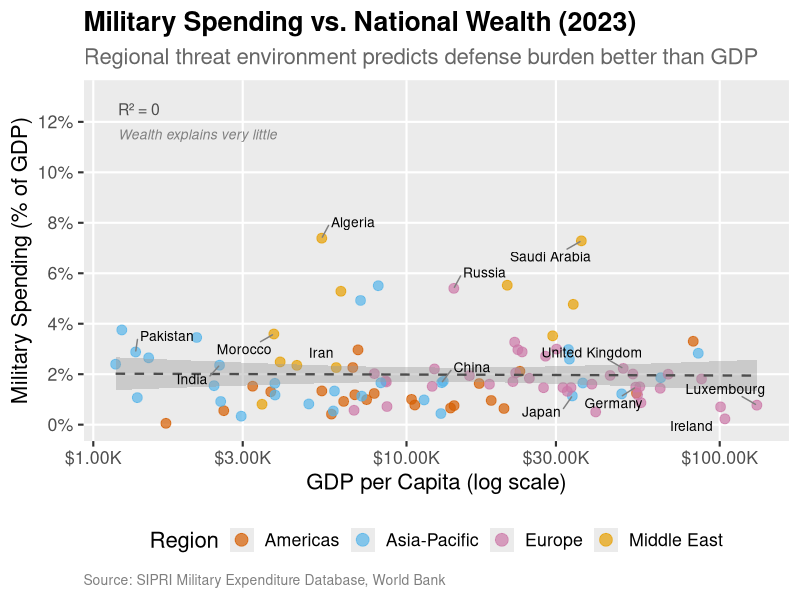
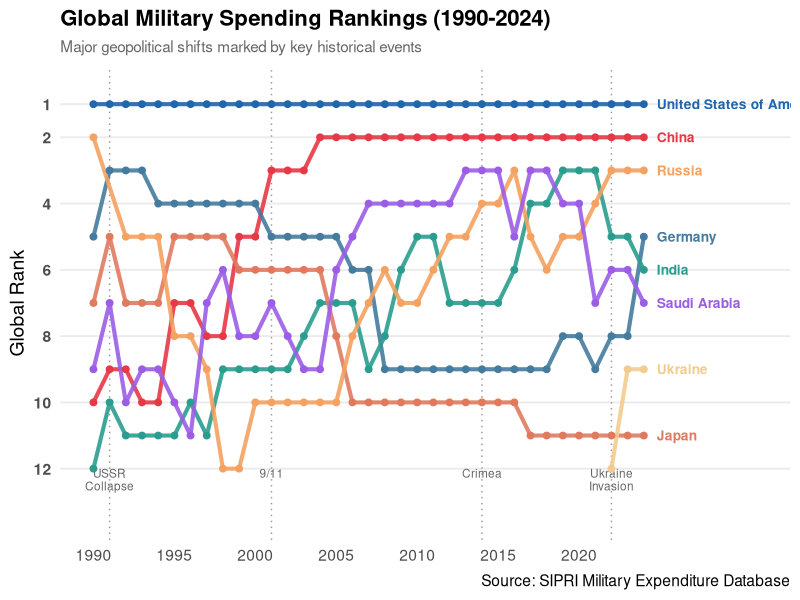
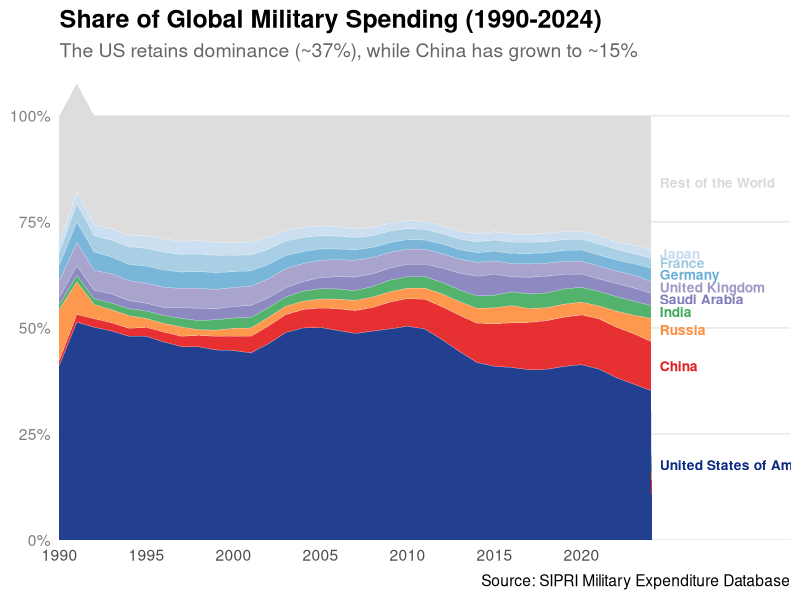
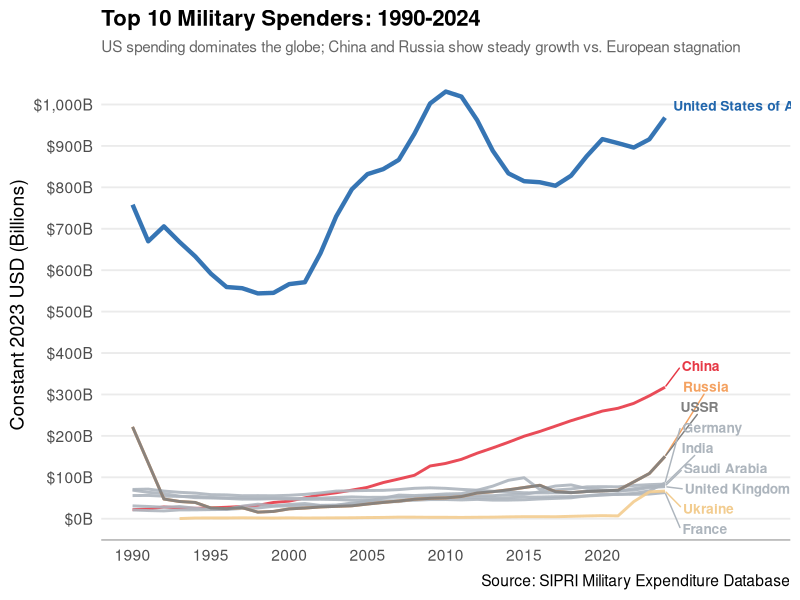
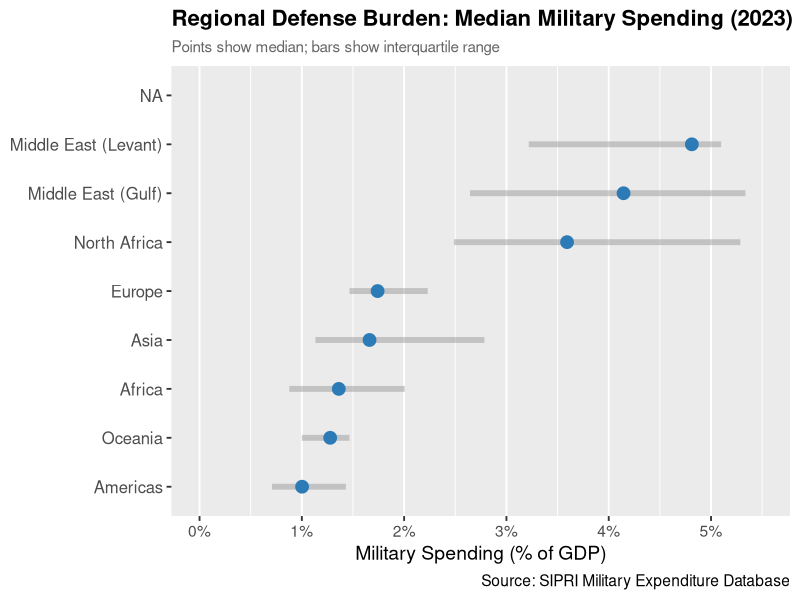
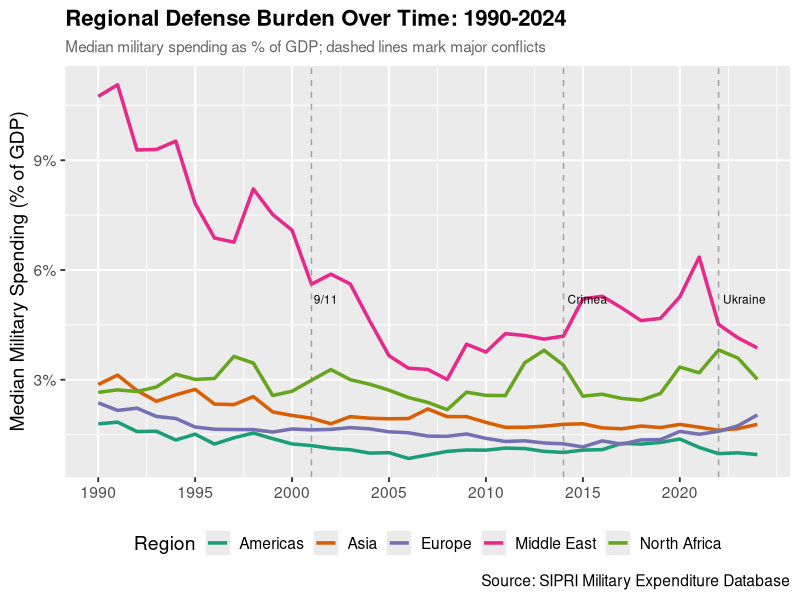
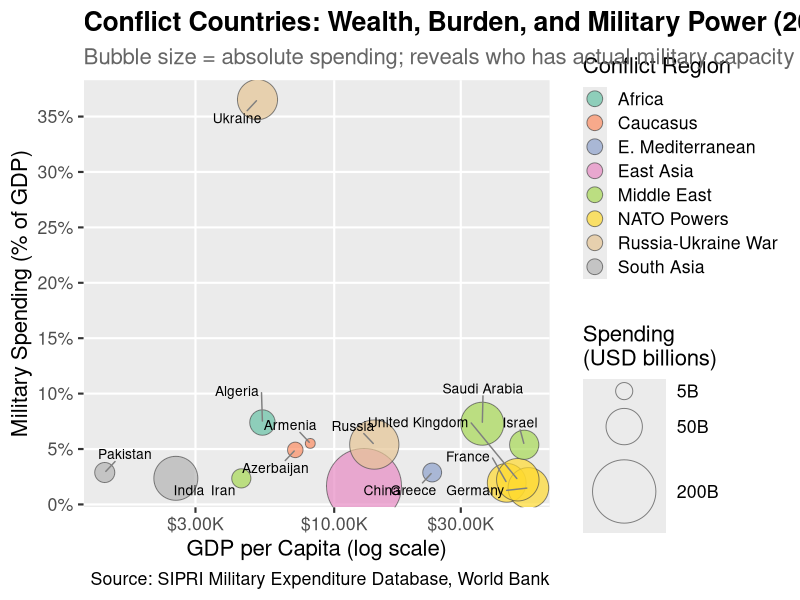
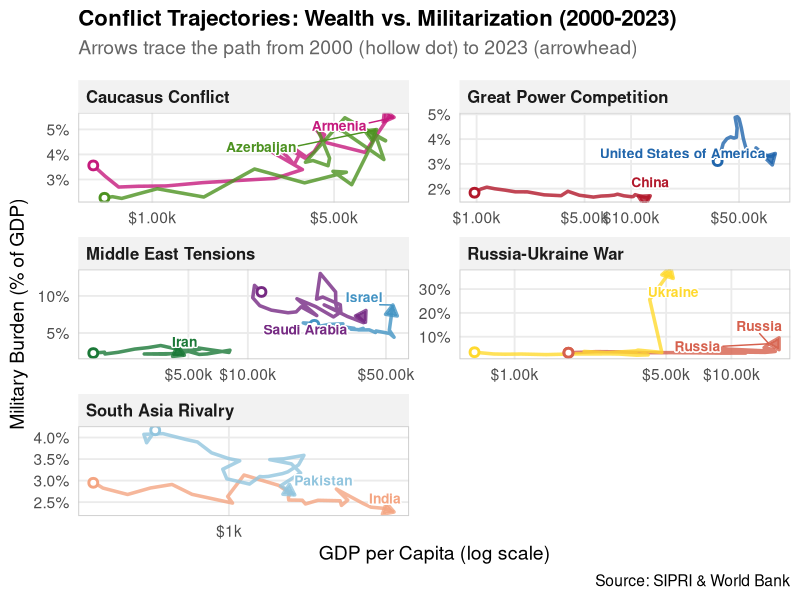

These figures' R source, in order:
## ---- chunk 1
knitr::opts_chunk$set(
  echo = TRUE,
  message = FALSE,
  warning = FALSE,
  fig.width = 10,
  fig.height = 7,
  fig.align = "center"
)
## ---- chunk 2
library(tidyverse)
library(scales)
library(ggrepel)

# Set global theme for audience-ready graphs
theme_set(theme_grey(base_size = 14))
## ---- chunk 3
# Load datasets
rq1_data <- read_csv("data/clean/rq1_wealth_spending.csv")
rq2_data <- read_csv("data/clean/rq2_arms_races.csv")
## ---- chunk 4
# =============================================================================
# RQ1: Military Spending vs. National Wealth
# Log-scale scatterplot with regional coloring and labeled outliers
# =============================================================================

library(tidyverse)
library(scales)
library(ggrepel)

# Load data
rq1_data <- read_csv("data/clean/rq1_wealth_spending.csv")

# -----------------------------------------------------------------------------
# Data Preparation
# -----------------------------------------------------------------------------

rq1_scatter <- rq1_data |>
  filter(year == 2023) |>
  distinct(country, .keep_all = TRUE) |>
  filter(!is.na(gdp_per_capita_usd) & !is.na(spending_pct_gdp)) |>
  mutate(spending_pct = spending_pct_gdp * 100) |>
  mutate(
    region_label = case_when(
      region_custom == "Middle East (Gulf)" ~ "Middle East",
      region_custom == "North Africa" ~ "Middle East",
      region_custom == "Sub-Saharan Africa" ~ "Sub-Saharan Africa",
      region_custom == "Asia" ~ "Asia-Pacific",
      region_custom == "Oceania" ~ "Asia-Pacific",
      region_custom == "Europe" ~ "Europe",
      region_custom == "Americas" ~ "Americas",
      TRUE ~ NA_character_
    )
  ) |>
  filter(!is.na(region_label))

# -----------------------------------------------------------------------------
# Countries to Label
# -----------------------------------------------------------------------------

label_countries <- c(
  "United States", "China", "Russia", "India",
  "Israel", "Saudi Arabia", "Ukraine", "Algeria", "Morocco",
  "Iceland", "Luxembourg", "Ireland", "Japan", "Germany",
  "Pakistan", "Iran", "United Kingdom", "South Korea"
)

rq1_scatter <- rq1_scatter |>
  mutate(label = if_else(country %in% label_countries, country, NA_character_))

# -----------------------------------------------------------------------------
# Calculate R-squared
# -----------------------------------------------------------------------------

cor_value <- cor(
  log10(rq1_scatter$gdp_per_capita_usd),
  rq1_scatter$spending_pct,
  use = "complete.obs"
)
r_squared <- round(cor_value^2, 3)

# -----------------------------------------------------------------------------
# Create Plot
# -----------------------------------------------------------------------------

ggplot(rq1_scatter, aes(x = gdp_per_capita_usd, y = spending_pct)) +
  geom_point(aes(color = region_label), alpha = 0.7, size = 3) +
  geom_smooth(
    method = "lm",
    se = TRUE,
    color = "grey30",
    linetype = "dashed",
    linewidth = 0.8
  ) +
  geom_text_repel(
    aes(label = label),
    size = 3.5,
    max.overlaps = 25,
    box.padding = 0.5,
    segment.color = "grey50",
    seed = 42
  ) +
  scale_x_log10(
    labels = label_dollar(prefix = "$", suffix = "K", scale = 0.001),
    breaks = c(1000, 3000, 10000, 30000, 100000)
  ) +
  scale_y_continuous(
    labels = label_number(suffix = "%"),
    breaks = seq(0, 12, by = 2),
    limits = c(0, 13)
  ) +
  scale_color_manual(
    values = c(
      "Middle East" = "#E69F00",
      "Europe" = "#CC79A7",
      "Asia-Pacific" = "#56B4E9",
      "Americas" = "#D55E00",
      "Sub-Saharan Africa" = "#009E73"
    ),
    name = "Region"
  ) +
  annotate(
    "text",
    x = 1200, y = 12.5,
    label = paste0("R² = ", r_squared),
    hjust = 0, size = 4, color = "grey30"
  ) +
  annotate(
    "text",
    x = 1200, y = 11.5,
    label = "Wealth explains very little",
    hjust = 0, size = 3.5, fontface = "italic", color = "grey50"
  ) +
  labs(
    title = "Military Spending vs. National Wealth (2023)",
    subtitle = "Regional threat environment predicts defense burden better than GDP",
    x = "GDP per Capita (log scale)",
    y = "Military Spending (% of GDP)",
    caption = "Source: SIPRI Military Expenditure Database, World Bank"
  ) +
  theme_grey(16) +
  theme(
    plot.title = element_text(face = "bold"),
    plot.subtitle = element_text(color = "grey40"),
    plot.caption = element_text(size = 10, color = "grey50", hjust = 0),
    legend.position = "bottom",
    panel.grid.minor = element_blank()
  ) +
  guides(color = guide_legend(nrow = 1, override.aes = list(size = 4)))
## ---- chunk 5
# =============================================================================
# Bump Chart with Event Annotations (Including USA)
# =============================================================================

library(tidyverse)

# Assuming data is already loaded as per your previous code
# rq1_data <- read_csv("data/clean/rq1_wealth_spending.csv")

# -----------------------------------------------------------------------------
# Prepare data
# -----------------------------------------------------------------------------

highlight_countries <- c(
  "United States of America", "China", "Russia", "India", "Ukraine",
  "Saudi Arabia", "Germany", "Japan"
)

rank_data <- rq1_data |>
  filter(year >= 1990, !is.na(spending_constant_usd_sipri)) |>
  distinct(country, year, .keep_all = TRUE) |>
  group_by(year) |>
  mutate(rank = min_rank(-spending_constant_usd_sipri)) |>
  ungroup() |>
  filter(country %in% highlight_countries)

# End labels for the right side of the chart
end_labels <- rank_data |>
  filter(year == max(year))

# Key events (Positions adjusted slightly for visibility)
events <- tribble(
  ~year, ~label, ~y_pos,
  1991, "USSR\nCollapse", 12,
  2001, "9/11", 12,
  2014, "Crimea", 12,
  2022, "Ukraine\nInvasion", 12
)

# -----------------------------------------------------------------------------
# Create annotated bump chart
# -----------------------------------------------------------------------------

ggplot(rank_data, aes(x = year, y = rank, color = country, group = country)) +
  # --- Event Markers (Vertical Lines) ---
  geom_vline(
    xintercept = c(1991, 2001, 2014, 2022),
    linetype = "dotted",
    color = "grey60",
    linewidth = 0.5
  ) +
  # --- Event Labels ---
  geom_text(
    data = events,
    aes(x = year, y = y_pos, label = label),
    inherit.aes = FALSE,
    size = 3,           # Slightly larger for readability
    color = "grey40",
    vjust = 1,
    lineheight = 0.9    # Tighter line spacing for multi-line labels
  ) +
  # --- Main Bump Lines and Points ---
  geom_line(linewidth = 1.4, alpha = 0.9) +
  geom_point(size = 2) +
  # --- Direct Labels (Right side) ---
  geom_text(
    data = end_labels,
    aes(x = year + 0.8, label = country),
    hjust = 0,
    size = 3.5,
    fontface = "bold"
  ) +
  # --- Scales ---
  scale_y_reverse(
    # FIX: Added '1' to breaks and changed limit to 0.5 to show Rank #1
    breaks = c(1, 2, 4, 6, 8, 10, 12), 
    limits = c(13.5, 0.5) 
  ) +
  scale_x_continuous(
    breaks = seq(1990, 2024, by = 5),
    limits = c(1990, 2031) # Extra space for text labels
  ) +
  scale_color_manual(
    values = c(
      "United States of America"= "#2166AC",
      "China" = "#E63946",
      "Russia" = "#F4A261",
      "India" = "#2A9D8F",
      "Saudi Arabia" = "#9B5DE5",
      "Germany" = "#457B9D",
      "Japan" = "#E07A5F",
      "Ukraine" = "#F2CC8F"
    )
  ) +
  # --- Labels and Theme ---
  labs(
    title = "Global Military Spending Rankings (1990-2024)",
    subtitle = "Major geopolitical shifts marked by key historical events",
    x = NULL,
    y = "Global Rank",
    caption = "Source: SIPRI Military Expenditure Database"
  ) +
  theme_minimal(base_size = 14) +
  theme(
    plot.title = element_text(face = "bold", size = 16),
    plot.subtitle = element_text(color = "grey40", size = 11),
    legend.position = "none",
    panel.grid.minor = element_blank(),
    panel.grid.major.x = element_blank(),
    axis.text.y = element_text(face = "bold")
  )
## ---- chunk 6
library(tidyverse)
library(scales)
library(ggrepel) 

# 1. Define countries and custom colors
top_countries <- c(
  "United States of America", "China", "Russia", "India", "Saudi Arabia",
  "United Kingdom", "Germany", "France", "Japan"
)

# Custom Palette: Semantic colors for big players, muted for others
custom_colors <- c(
  "United States of America" = "#0c2c84", # Strong Navy
  "China"                    = "#e31a1c", # Red
  "Russia"                   = "#fd8d3c", # Orange
  "India"                    = "#41ab5d", # Green
  "Saudi Arabia"             = "#807dba", # Purple
  "United Kingdom"           = "#9e9ac8", # Muted Purple/Blue
  "Germany"                  = "#6baed6", # Muted Blue
  "France"                   = "#9ecae1", # Light Blue
  "Japan"                    = "#c6dbef", # Very Light Blue
  "Rest of the World"        = "#d9d9d9"  # Grey background
)

# 2. Data Preparation: Calculate 'Rest of World' to get 100% stack
rq1_share_full <- rq1_data |>
  filter(year >= 1990, !is.na(spending_constant_usd_sipri)) |>
  group_by(year) |>
  mutate(world_total = sum(spending_constant_usd_sipri, na.rm = TRUE)) |>
  ungroup() |>
  # Group countries not in the top list into "Rest of the World"
  mutate(
    country_group = if_else(country %in% top_countries, country, "Rest of the World")
  ) |>
  group_by(year, country_group) |>
  summarise(
    spending = sum(spending_constant_usd_sipri, na.rm = TRUE),
    world_total = first(world_total),
    .groups = "drop"
  ) |>
  mutate(share = spending / world_total)

# 3. Fix Factor Levels for Stacking Order
# (Rest of World on top, USA on bottom for stability)
level_order <- c("Rest of the World", rev(top_countries))
rq1_share_full$country_group <- factor(rq1_share_full$country_group, levels = level_order)

# 4. Create Label Data (for the right side of the chart)
# We calculate the position at the last year (2024)
label_data <- rq1_share_full |>
  filter(year == max(year)) |>
  arrange(desc(country_group)) |>
  mutate(
    # Calculate the midpoint of each area for label placement
    cumulative_share = cumsum(share),
    midpoint = cumulative_share - (share / 2)
  )

# 5. Plot
ggplot(rq1_share_full, aes(x = year, y = share, fill = country_group)) +
  geom_area(alpha = 0.9, color = "white", linewidth = 0.1) + # Thin white lines separate blocks
  
  # Direct Labels on the right side
  geom_text(
    data = label_data,
    aes(x = year + 0.5, y = midpoint, label = country_group, color = country_group),
    hjust = 0, size = 3.5, fontface = "bold"
  ) +
  
  scale_y_continuous(labels = percent_format(), expand = c(0, 0)) +
  scale_x_continuous(
    breaks = seq(1990, 2024, by = 5), 
    expand = c(0, 0),
    limits = c(1990, 2032) # Extra space for labels
  ) +
  scale_fill_manual(values = custom_colors) +
  scale_color_manual(values = custom_colors) + # For the text labels
  
  labs(
    title = "Share of Global Military Spending (1990-2024)",
    subtitle = "The US retains dominance (~37%), while China has grown to ~15%",
    x = NULL,
    y = NULL,
    caption = "Source: SIPRI Military Expenditure Database"
  ) +
  theme_minimal(base_size = 14) +
  theme(
    legend.position = "none", # Hide legend (using direct labels instead)
    plot.title = element_text(face = "bold", size = 18),
    plot.subtitle = element_text(color = "grey40", margin = margin(b = 15)),
    panel.grid.minor = element_blank(),
    panel.grid.major.x = element_blank(),
    axis.text.y = element_text(color = "grey50")
  )
## ---- chunk 7
library(tidyverse)
library(scales)
library(ggrepel) 

# 1. Identify Top 10 Spenders (Same logic as yours, just safer sorting)
top_spenders <- rq1_data |>
  filter(year >= 2000) |>
  group_by(country) |>
  summarise(latest_spending = last(na.omit(spending_constant_usd_sipri))) |>
  arrange(desc(latest_spending)) |>
  slice_head(n = 10) |>
  pull(country)

# 2. Filter data for plotting
rq1_timeseries_data <- rq1_data |>
  filter(country %in% top_spenders, year >= 1990) |>
  filter(!is.na(spending_constant_usd_sipri)) |>
  mutate(spending_billions = spending_constant_usd_sipri / 1000)

# 3. Define Focus Colors (Highlight Key Players, Grey out others)
# We highlight US (Dominant), China (Rising), Russia & Ukraine (Conflict)
custom_colors <- c(
  "United States of America" = "#2166AC", # Strong Blue
  "China"                    = "#E63946", # Red
  "Russia"                   = "#F4A261", # Orange
  "Ukraine"                  = "#F2CC8F", # Gold/Yellow
  "India"                    = "#ADB5BD", # Grey
  "Saudi Arabia"             = "#ADB5BD",
  "United Kingdom"           = "#ADB5BD",
  "Germany"                  = "#ADB5BD",
  "France"                   = "#ADB5BD",
  "Japan"                    = "#ADB5BD"
)

# Fallback for any country not named above
default_color <- "grey80"

# 4. Create Label Data (End of lines)
end_labels <- rq1_timeseries_data |>
  filter(year == max(year)) |>
  arrange(desc(spending_billions))

# 5. Plot
ggplot(rq1_timeseries_data, aes(x = year, y = spending_billions, color = country)) +
  
  # Main Lines
  geom_line(aes(size = country == "United States of America"), alpha = 0.9) +
  
  # Control line thickness (Make US thicker)
  scale_size_manual(values = c(`FALSE` = 1, `TRUE` = 1.5), guide = "none") +
  
  # Direct Labels (Replaces Legend)
  geom_text_repel(
    data = end_labels,
    aes(label = country, x = year),
    hjust = 0,
    direction = "y",
    nudge_x = 1, # Push labels slightly right
    size = 3.5,
    fontface = "bold",
    xlim = c(2024, 2035) # Allow labels to extend into the margin
  ) +
  
  scale_y_continuous(
    labels = label_dollar(suffix = "B"),
    breaks = seq(0, 1000, by = 100)
  ) +
  scale_x_continuous(
    breaks = seq(1990, 2024, by = 5),
    limits = c(1990, 2030) # Add empty space on right for labels
  ) +
  scale_color_manual(values = custom_colors) +
  
  labs(
    title = "Top 10 Military Spenders: 1990-2024",
    subtitle = "US spending dominates the globe; China and Russia show steady growth vs. European stagnation",
    x = NULL,
    y = "Constant 2023 USD (Billions)",
    caption = "Source: SIPRI Military Expenditure Database"
  ) +
  theme_minimal(base_size = 14) +
  theme(
    legend.position = "none", # No legend needed!
    plot.title = element_text(face = "bold", size = 16),
    plot.subtitle = element_text(color = "grey40", size = 11, margin = margin(b = 10)),
    panel.grid.minor = element_blank(),
    panel.grid.major.x = element_blank(),
    axis.line.x = element_line(color = "grey")
  )
## ---- chunk 8
rq1_regional <- rq1_data |>
  filter(year == 2023) |>
  filter(!is.na(spending_pct_gdp)) |>
  mutate(spending_pct = spending_pct_gdp * 100) |>
  group_by(region_custom) |>
  summarise(
    median_spending = median(spending_pct, na.rm = TRUE),
    n_countries = n(),
    iqr_low = quantile(spending_pct, 0.25, na.rm = TRUE),
    iqr_high = quantile(spending_pct, 0.75, na.rm = TRUE)
  ) |>
  filter(n_countries >= 3) |>
  arrange(median_spending) |>
  mutate(region_custom = factor(region_custom, levels = region_custom))

ggplot(rq1_regional, aes(x = median_spending, y = region_custom)) +
  geom_segment(aes(x = iqr_low, xend = iqr_high, 
                   y = region_custom, yend = region_custom),
               color = "grey60", linewidth = 2, alpha = 0.5) +
  geom_point(size = 4, color = "#2C7BB6") +
  scale_x_continuous(labels = label_percent(scale = 1, suffix = "%"),
                     breaks = seq(0, 5, by = 1), limits = c(0, 5.5)) +
  labs(
    title = "Regional Defense Burden: Median Military Spending (2023)",
    subtitle = "Points show median; bars show interquartile range",
    x = "Military Spending (% of GDP)",
    y = NULL,
    caption = "Source: SIPRI Military Expenditure Database"
  ) +
  theme(plot.title = element_text(face = "bold", size = 16),
        plot.subtitle = element_text(size = 11, color = "grey40"),
        axis.text.y = element_text(size = 12),
        panel.grid.major.y = element_blank())
## ---- chunk 9
key_regions <- c("Europe", "Asia", "Americas", "Middle East (Gulf)", "North Africa")

rq1_regional_ts <- rq1_data |>
  filter(region_custom %in% key_regions, year >= 1990) |>
  filter(!is.na(spending_pct_gdp)) |>
  mutate(spending_pct = spending_pct_gdp * 100) |>
  group_by(region_custom, year) |>
  summarise(median_spending = median(spending_pct, na.rm = TRUE), .groups = "drop") |>
  mutate(region_label = case_when(
    region_custom == "Middle East (Gulf)" ~ "Middle East",
    TRUE ~ region_custom
  ))

ggplot(rq1_regional_ts, aes(x = year, y = median_spending, color = region_label)) +
  geom_line(linewidth = 1.2) +
  geom_vline(xintercept = c(2001, 2014, 2022), 
             linetype = "dashed", color = "grey50", alpha = 0.7) +
  annotate("text", x = 2001, y = 5.2, label = "9/11", size = 3, hjust = -0.1) +
  annotate("text", x = 2014, y = 5.2, label = "Crimea", size = 3, hjust = -0.1) +
  annotate("text", x = 2022, y = 5.2, label = "Ukraine", size = 3, hjust = -0.1) +
  scale_y_continuous(labels = label_percent(scale = 1, suffix = "%")) +
  scale_x_continuous(breaks = seq(1990, 2024, by = 5)) +
  scale_color_brewer(palette = "Dark2", name = "Region") +
  labs(
    title = "Regional Defense Burden Over Time: 1990-2024",
    subtitle = "Median military spending as % of GDP; dashed lines mark major conflicts",
    x = NULL,
    y = "Median Military Spending (% of GDP)",
    caption = "Source: SIPRI Military Expenditure Database"
  ) +
  theme(legend.position = "bottom",
        plot.title = element_text(face = "bold", size = 16),
        plot.subtitle = element_text(size = 11, color = "grey40")) +
  guides(color = guide_legend(nrow = 1))
## ---- chunk 10


library(tidyverse)
library(scales)
library(ggrepel)

# Load data
rq1_data <- read_csv("data/clean/rq1_wealth_spending.csv")

# -----------------------------------------------------------------------------
# Define Conflict Countries
# -----------------------------------------------------------------------------

conflict_countries <- c(

  # Eastern Europe

  "Russia", "Ukraine",
  

  # Caucasus

  "Armenia", "Azerbaijan",
  
  # Middle East

  "Israel", "Iran", "Saudi Arabia", "Yemen", "Syria",
  
  # South Asia
  "India", "Pakistan",
  
  # East Asia tensions


  "China", "Taiwan", "South Korea",
  
  # Eastern Mediterranean
  "Greece", "Turkey",
  
  # Africa
  "Ethiopia", "Sudan", "Algeria",
  
  # Major NATO powers for reference
  "United States", "United Kingdom", "Germany", "France"
)

# =============================================================================
# OPTION 5: Bubble Chart
# X = GDP per capita, Y = Spending % GDP, Size = Absolute spending
# =============================================================================

bubble_data <- rq1_data |>
  filter(year == 2023) |>
  distinct(country, .keep_all = TRUE) |>
  filter(country %in% conflict_countries) |>
  filter(!is.na(gdp_per_capita_usd) & !is.na(spending_pct_gdp) & 
           !is.na(spending_constant_usd_sipri)) |>
  mutate(
    spending_pct = spending_pct_gdp * 100,
    spending_billions = spending_constant_usd_sipri / 1000
  ) |>
  mutate(
    conflict_group = case_when(
      country %in% c("Russia", "Ukraine") ~ "Russia-Ukraine War",
      country %in% c("Armenia", "Azerbaijan") ~ "Caucasus",
      country %in% c("Israel", "Iran", "Saudi Arabia", 
                     "Yemen", "Syria") ~ "Middle East",
      country %in% c("India", "Pakistan") ~ "South Asia",
      country %in% c("China", "Taiwan", "South Korea") ~ "East Asia",
      country %in% c("Greece", "Turkey") ~ "E. Mediterranean",
      country %in% c("Ethiopia", "Sudan", "Algeria") ~ "Africa",
      TRUE ~ "NATO Powers"
    )
  )

ggplot(bubble_data, aes(x = gdp_per_capita_usd, y = spending_pct)) +
  geom_point(
    aes(size = spending_billions, fill = conflict_group),
    shape = 21,
    color = "grey30",
    alpha = 0.7
  ) +
  geom_text_repel(
    aes(label = country),
    size = 3.5,
    max.overlaps = 30,
    box.padding = 0.6,
    segment.color = "grey50",
    seed = 42
  ) +
  scale_x_log10(
    labels = label_dollar(prefix = "$", suffix = "K", scale = 0.001),
    breaks = c(1000, 3000, 10000, 30000, 100000)
  ) +
  scale_y_continuous(
    labels = label_number(suffix = "%"),
    breaks = seq(0, 40, by = 5)
  ) +
  scale_size_continuous(
    name = "Spending\n(USD billions)",
    range = c(3, 25),
    breaks = c(5, 50, 200, 800),
    labels = label_number(suffix = "B")
  ) +
  scale_fill_brewer(palette = "Set2", name = "Conflict Region") +
  labs(
    title = "Conflict Countries: Wealth, Burden, and Military Power (2023)",
    subtitle = "Bubble size = absolute spending; reveals who has actual military capacity",
    x = "GDP per Capita (log scale)",
    y = "Military Spending (% of GDP)",
    caption = "Source: SIPRI Military Expenditure Database, World Bank"
  ) +
  theme_grey(16) +
  theme(
    plot.title = element_text(face = "bold"),
    plot.subtitle = element_text(color = "grey40"),
    legend.position = "right",
    panel.grid.minor = element_blank()
  ) +
  guides(
    fill = guide_legend(order = 1, override.aes = list(size = 5)),
    size = guide_legend(order = 2)
  )


## ---- chunk 11
library(tidyverse)
library(scales)
library(ggrepel)

# 1. Define Groups & Filter Data (Fixed Logic)
# We assign groups FIRST, then filter out NA rows. This prevents missing countries.
trajectory_data_v2 <- rq1_data |>
  filter(year >= 2000) |>
  mutate(
    conflict_group = case_when(
      country %in% c("Russia", "Ukraine") ~ "Russia-Ukraine War",
      country %in% c("Armenia", "Azerbaijan") ~ "Caucasus Conflict",
      country %in% c("Israel", "Iran", "Saudi Arabia") ~ "Middle East Tensions",
      country %in% c("India", "Pakistan") ~ "South Asia Rivalry",
      country %in% c("China", "United States of America") ~ "Great Power Competition",
      TRUE ~ NA_character_ # Mark everyone else as NA
    )
  ) |>
  filter(!is.na(conflict_group)) |> # Keep only the countries in our groups
  filter(!is.na(gdp_per_capita_usd) & !is.na(spending_pct_gdp)) |>
  mutate(spending_pct = spending_pct_gdp * 100)

# 2. Get Start and End Points for Visualization
start_points <- trajectory_data_v2 |>
  group_by(country) |>
  filter(year == min(year)) |>
  ungroup()

endpoints_v2 <- trajectory_data_v2 |>
  group_by(country) |>
  filter(year == max(year)) |>
  ungroup()

# 3. Define Semantic Colors (Adversaries in contrasting colors)
custom_colors <- c(
  "United States of America" = "#2166AC", # Blue
  "China"                    = "#B2182B", # Red
  "Russia"                   = "#D6604D", # Light Red
  "Ukraine"                  = "#FFD92F", # Yellow/Gold
  "Israel"                   = "#4393C3", # Light Blue
  "Iran"                     = "#1B7837", # Green
  "Saudi Arabia"             = "#762A83", # Purple
  "India"                    = "#F4A582", # Orange
  "Pakistan"                 = "#92C5DE", # Muted Blue
  "Armenia"                  = "#C51B7D", # Pink
  "Azerbaijan"               = "#4D9221"  # Dark Green
)

# 4. Create the Plot
ggplot(trajectory_data_v2, aes(x = gdp_per_capita_usd, y = spending_pct, color = country)) +
  
  # A. The Paths (Arrows)
  geom_path(
    aes(group = country),
    linewidth = 1.2,
    alpha = 0.8,
    arrow = arrow(length = unit(0.3, "cm"), type = "closed", ends = "last")
  ) +
  
  # B. Start Points (Hollow circles to show where they started in 2000)
  geom_point(data = start_points, size = 2, shape = 21, fill = "white", stroke = 1.5) +
  
  # C. End Labels (Text)
  geom_text_repel(
    data = endpoints_v2,
    aes(label = country),
    size = 3.5,
    fontface = "bold",
    bg.color = "white", # Adds a tiny white halo for readability
    bg.r = 0.15,
    box.padding = 0.4
  ) +
  
  # D. Scales & Facets
  facet_wrap(~conflict_group, scales = "free", ncol = 2) +
  
  scale_x_log10(
    labels = label_dollar(prefix = "$", suffix = "k", scale = 0.001),
    breaks = c(1000, 5000, 10000, 50000)
  ) +
  scale_y_continuous(labels = label_percent(scale = 1)) +
  scale_color_manual(values = custom_colors) +
  
  # E. Theme & Labels
  labs(
    title = "Conflict Trajectories: Wealth vs. Militarization (2000-2023)",
    subtitle = "Arrows trace the path from 2000 (hollow dot) to 2023 (arrowhead)",
    x = "GDP per Capita (log scale)",
    y = "Military Burden (% of GDP)",
    caption = "Source: SIPRI & World Bank"
  ) +
  theme_minimal(base_size = 14) +
  theme(
    legend.position = "none",
    plot.title = element_text(face = "bold", size = 16),
    plot.subtitle = element_text(color = "grey40", margin = margin(b = 15)),
    strip.text = element_text(face = "bold", size = 12, hjust = 0),
    strip.background = element_rect(fill = "grey95", color = NA), # Light grey header box
    panel.border = element_rect(color = "grey80", fill = NA), # Box around plots
    panel.grid.minor = element_blank()
  )
## ---- chunk 12
caucasus_data <- rq1_data |>
  filter(country %in% c("Armenia", "Azerbaijan")) |>
  filter(year >= 1995) |>
  distinct(country, year, .keep_all = TRUE) |>
  filter(!is.na(spending_pct_gdp)) |>
  mutate(spending_pct = spending_pct_gdp * 100)

# Key conflict events
conflict_events <- tribble(
  ~year, ~event,
  2008, "August War",
  2016, "April War",
  2020, "44-Day War"
)

ggplot(caucasus_data, aes(x = year, y = spending_pct, color = country)) +
  geom_line(linewidth = 1.2) +
  geom_point(size = 2) +
  geom_vline(
    data = conflict_events,
    aes(xintercept = year),
    linetype = "dashed",
    color = "grey50",
    alpha = 0.7
  ) +
  geom_text(
    data = conflict_events,
    aes(x = year, y = 7.5, label = event),
    inherit.aes = FALSE,
    angle = 90,
    vjust = -0.5,
    size = 3,
    color = "grey40"
  ) +
  scale_y_continuous(
    labels = label_number(suffix = "%"),
    breaks = seq(0, 8, by = 2),
    limits = c(0, 8)
  ) +
  scale_x_continuous(breaks = seq(1995, 2025, by = 5)) +
  scale_color_manual(
    values = c("Armenia" = "#D55E00", "Azerbaijan" = "#0072B2"),
    name = NULL
  ) +
  labs(
    title = "Armenia vs. Azerbaijan: Military Spending Over Time",
    subtitle = "Both nations increased spending after each escalation",
    x = NULL,
    y = "Military Spending (% of GDP)",
    caption = "Source: SIPRI Military Expenditure Database"
  ) +
  theme_grey(16) +
  theme(
    plot.title = element_text(face = "bold"),
    plot.subtitle = element_text(color = "grey40"),
    legend.position = "bottom",
    panel.grid.minor = element_blank()
  )
## ---- chunk 13
library(tidyverse)
library(scales)
library(ggrepel)

# 1. Prepare Data
india_pakistan <- rq2_data |>
  filter(country %in% c("India", "Pakistan"), year >= 1970) |>
  filter(!is.na(spending_pct_gdp_sipri)) |>
  mutate(spending_pct = spending_pct_gdp_sipri * 100) |>
  distinct(country, year, .keep_all = TRUE)

# 2. Define Key Events (Wars + Insurgency Peak)
events <- tribble(
  ~year, ~y_pos, ~label,
  1971,  6.5, "1971 War",
  1990,  5.5, "Insurgency\nBegins", # Start of major violence/exodus
  1999,  6.5, "Kargil War",
  2001,  7.2, "Insurgency\nPeak (2001)", # Deadliest year (~4,500 deaths)
  2019,  6.5, "Balakot\nAirstrike"
)

# 3. Label for Lines (Right side of the chart)
line_labels <- india_pakistan |>
  filter(year == max(year))

# 4. Create Improved Plot
ggplot(india_pakistan, aes(x = year, y = spending_pct, color = country)) +
  
  # A. Event Lines (Vertical dashed)
  geom_vline(
    xintercept = c(1971, 1999, 2019), 
    linetype = "dashed", color = "grey60", alpha = 0.5
  ) +
  
  # B. Special Highlight for Insurgency Peak (Red Dotted Line)
  geom_vline(xintercept = 2001, linetype = "dotted", color = "#E41A1C", linewidth = 0.8) +
  
  # C. Main Lines
  geom_line(linewidth = 1.5, alpha = 0.9) +
  
  # D. Event Text Labels
  geom_text(
    data = events,
    aes(x = year, y = y_pos, label = label),
    inherit.aes = FALSE,
    angle = 0,           # Horizontal text is easier to read than 90-degree
    vjust = 1, hjust = -0.1, # Shift slightly right of the line
    size = 3.5,
    fontface = "italic",
    color = "grey30",
    lineheight = 0.9
  ) +
  
  # E. Direct Labels for Countries (Replaces Legend)
  geom_text(
    data = line_labels,
    aes(x = year + 1, label = country),
    hjust = 0, fontface = "bold", size = 5
  ) +
  
  # F. Scales & Colors
  scale_y_continuous(
    labels = label_percent(scale = 1, suffix = "%"),
    limits = c(0, 8),      # Set nice limits to fit labels
    breaks = seq(0, 8, 1)
  ) +
  scale_x_continuous(
    breaks = seq(1970, 2024, by = 10),
    limits = c(1970, 2032) # Extra space for labels
  ) +
  scale_color_manual(
    values = c("India" = "#FF9933", "Pakistan" = "#006400") # Saffron vs Dark Green
  ) +
  
  # G. Theme & Titles
  labs(
    title = "Military Burden: India vs. Pakistan (1970-2024)",
    subtitle = "Pakistan maintains a higher % of GDP on defense, peaking during the 2001 insurgency",
    x = NULL,
    y = "Military Spending (% of GDP)",
    caption = "Source: SIPRI Military Expenditure Database"
  ) +
  theme_minimal(base_size = 14) +
  theme(
    legend.position = "none", # No legend needed
    plot.title = element_text(face = "bold", size = 18),
    plot.subtitle = element_text(color = "grey40", margin = margin(b = 15)),
    panel.grid.minor = element_blank(),
    panel.grid.major.x = element_blank(),
    axis.text.x = element_text(face = "bold")
  )
## ---- chunk 14
saudi_iran <- rq2_data |>
  filter(country %in% c("Saudi Arabia", "Iran"), year >= 1970) |>
  filter(!is.na(spending_pct_gdp_sipri)) |>
  mutate(spending_pct = spending_pct_gdp_sipri * 100) |>
  distinct(country, year, .keep_all = TRUE)

ggplot(saudi_iran, aes(x = year, y = spending_pct, color = country)) +
  geom_line(linewidth = 1.3) +
  geom_vline(xintercept = c(1979, 1990, 2011, 2015), 
             linetype = "dashed", color = "grey50", alpha = 0.6) +
  annotate("text", x = 1979, y = 22, label = "Islamic Rev.", size = 2.8) +
  annotate("text", x = 1990, y = 22, label = "Gulf War", size = 2.8) +
  annotate("text", x = 2011, y = 22, label = "Arab Spring", size = 2.8) +
  annotate("text", x = 2015, y = 22, label = "Yemen", size = 2.8) +
  scale_y_continuous(labels = label_percent(scale = 1, suffix = "%"),
                     breaks = seq(0, 25, by = 5)) +
  scale_x_continuous(breaks = seq(1970, 2024, by = 10)) +
  scale_color_manual(values = c("Iran" = "#239F40", "Saudi Arabia" = "#006C35")) +
  labs(
    title = "Saudi Arabia vs. Iran: Military Spending as % of GDP",
    subtitle = "Volatile patterns reflect oil prices and regional conflicts",
    x = NULL,
    y = "Military Spending (% of GDP)",
    caption = "Source: SIPRI Military Expenditure Database"
  ) +
  theme(legend.position = "bottom",
        legend.title = element_blank(),
        plot.title = element_text(face = "bold", size = 16),
        plot.subtitle = element_text(size = 11, color = "grey40"))
## ---- chunk 15
library(tidyverse)
library(zoo)
library(scales)

# 1. Force Include Ukraine + Top 8 Others
# We calculate the top 8 purely by volume, then append Ukraine manually.
top_others <- rq2_data |>
  filter(year >= 2014, country != "Ukraine") |>
  group_by(country) |>
  summarise(total_imports = sum(arms_imports_tiv, na.rm = TRUE)) |>
  arrange(desc(total_imports)) |>
  slice_head(n = 8) |>
  pull(country)

# Combine them into our final list
target_countries <- c(top_others, "Ukraine")

# 2. Process Data (With NA Fix)
arms_plot_data <- rq2_data |>
  filter(country %in% target_countries, year >= 2000) |>
  # FIX: Convert NA to 0. If SIPRI has no record, it implies 0 imports.
  mutate(arms_imports_tiv = replace_na(arms_imports_tiv, 0)) |>
  arrange(country, year) |>
  group_by(country) |>
  # Rolling mean to smooth lines
  mutate(imports_smooth = rollmean(arms_imports_tiv, k = 3, fill = NA, align = "center")) |>
  ungroup() |>
  # Filter out early NAs from rolling calculation but keep the rest
  filter(!is.na(imports_smooth)) |>
  mutate(country = factor(country, levels = target_countries))

# 3. Find Peak Years for Labels
peak_points <- arms_plot_data |>
  group_by(country) |>
  filter(imports_smooth == max(imports_smooth)) |>
  ungroup()

# 4. Define Colors (Ukraine gets High-Vis Yellow/Gold)
fill_colors <- c(
  "Ukraine" = "#FFD700",       # Bright Gold
  "Saudi Arabia" = "#2E8B57",  # Forest Green
  "India" = "#F4A582",         # Soft Orange
  "Qatar" = "#807dba",         # Purple
  "Egypt" = "#e08214",         # Dark Orange
  "Australia" = "#41b6c4",     # Teal
  "China" = "#e31a1c",         # Red
  "Pakistan" = "#2171b5",      # Blue
  "Japan" = "#8856a7",         # Violet
  "Korea, South" = "#999999"   # Grey (if they appear)
)

# 5. Plot
ggplot(arms_plot_data, aes(x = year, y = imports_smooth)) +
  
  # A. The Area Chart
  geom_area(aes(fill = country), alpha = 0.85, color = "white", linewidth = 0.2) +
  
  # B. Peak Labels
  geom_point(data = peak_points, size = 1.5) +
  geom_text(
    data = peak_points,
    aes(label = paste0(year, "\nPeak"), y = imports_smooth * 1.35),
    size = 2.5, fontface = "bold", color = "grey20", lineheight = 0.8
  ) +
  
  # C. Faceting (3x3 Grid)
  facet_wrap(~country, ncol = 3, scales = "free_y") + # Note: free_y lets Ukraine's shape show even if volume is lower
  
  # D. Scales & Theme
  scale_y_continuous(labels = label_number(scale_cut = cut_short_scale()), n.breaks = 3) +
  scale_x_continuous(breaks = c(2000, 2010, 2020)) +
  scale_fill_manual(values = fill_colors) +
  
  labs(
    title = "The Global Arms Buildup: Trends by Country (2000-2024)",
    subtitle = "Comparing the 'shape' of rearmament. Note Ukraine's sudden vertical spike in 2022.",
    x = NULL,
    y = "Arms Imports (TIV Trend Value)",
    caption = "Source: SIPRI Arms Transfers Database"
  ) +
  theme_minimal(base_size = 14) +
  theme(
    legend.position = "none",
    plot.title = element_text(face = "bold", size = 16),
    plot.subtitle = element_text(color = "grey40", size = 11, margin = margin(b = 15)),
    strip.text = element_text(face = "bold", size = 10, hjust = 0),
    strip.background = element_rect(fill = "grey96", color = NA),
    panel.grid.minor = element_blank(),
    panel.grid.major.x = element_blank(),
    axis.text = element_text(size = 9, color = "grey50")
  )
## ---- chunk 16
# =============================================================================
# RQ2: Lagged Correlation Analysis - India vs Pakistan
# =============================================================================

library(tidyverse)
library(scales)

rq2_data <- read_csv("data/clean/rq2_arms_races.csv")

# -----------------------------------------------------------------------------
# Data Preparation (using dplyr:: prefix to avoid conflicts)
# -----------------------------------------------------------------------------

india_data <- rq2_data |>
  filter(country == "India", year >= 1975) |>
  filter(!is.na(spending_pct_gdp_sipri)) |>
  distinct(year, .keep_all = TRUE) |>
  dplyr::select(year, india_spending = spending_pct_gdp_sipri) |>
  mutate(india_spending = india_spending * 100)

pakistan_data <- rq2_data |>
  filter(country == "Pakistan", year >= 1975) |>
  filter(!is.na(spending_pct_gdp_sipri)) |>
  distinct(year, .keep_all = TRUE) |>
  dplyr::select(year, pakistan_spending = spending_pct_gdp_sipri) |>
  mutate(pakistan_spending = pakistan_spending * 100)

india_pak_lag <- india_data |>
  inner_join(pakistan_data, by = "year") |>
  arrange(year) |>
  mutate(india_lag1 = lag(india_spending, 1)) |>
  filter(!is.na(india_lag1) & !is.na(pakistan_spending))

# Calculate correlation
cor_val <- cor(india_pak_lag$india_lag1, india_pak_lag$pakistan_spending)

# -----------------------------------------------------------------------------
# Create Plot
# -----------------------------------------------------------------------------

ggplot(india_pak_lag, aes(x = india_lag1, y = pakistan_spending)) +
  geom_point(aes(color = year), size = 3.5, alpha = 0.8) +
  geom_smooth(method = "lm", se = TRUE, color = "grey30", linetype = "dashed") +
  scale_color_viridis_c(name = "Year", option = "plasma") +
  scale_x_continuous(labels = label_number(suffix = "%")) +
  scale_y_continuous(labels = label_number(suffix = "%")) +
  labs(
    title = "Arms Race Dynamics: India-Pakistan Lagged Relationship",
    subtitle = paste0(
      "Does India's spending predict Pakistan's next-year response? (r = ",
      round(cor_val, 2), ")"
    ),
    x = "India's Military Spending (% GDP, Previous Year)",
    y = "Pakistan's Military Spending (% GDP, Current Year)",
    caption = "Source: SIPRI Military Expenditure Database"
  ) +
  theme_grey(16) +
  theme(
    plot.title = element_text(face = "bold"),
    plot.subtitle = element_text(color = "grey40"),
    legend.position = "right"
  )
## ---- chunk 17
# =============================================================================
# RQ2: Lagged Correlation Analysis - Armenia vs Azerbaijan
# =============================================================================

library(tidyverse)
library(scales)

rq2_data <- read_csv("data/clean/rq2_arms_races.csv")

# -----------------------------------------------------------------------------
# Data Preparation
# -----------------------------------------------------------------------------

armenia_data <- rq2_data |>
  filter(country == "Armenia", year >= 1992) |>
  filter(!is.na(spending_pct_gdp_sipri)) |>
  distinct(year, .keep_all = TRUE) |>
  dplyr::select(year, armenia_spending = spending_pct_gdp_sipri) |>
  mutate(armenia_spending = armenia_spending * 100)

azerbaijan_data <- rq2_data |>
  filter(country == "Azerbaijan", year >= 1992) |>
  filter(!is.na(spending_pct_gdp_sipri)) |>
  distinct(year, .keep_all = TRUE) |>
  dplyr::select(year, azerbaijan_spending = spending_pct_gdp_sipri) |>
  mutate(azerbaijan_spending = azerbaijan_spending * 100)

# Join and create lagged variable (Azerbaijan responds to Armenia)
arm_aze_lag <- armenia_data |>
  inner_join(azerbaijan_data, by = "year") |>
  arrange(year) |>
  mutate(armenia_lag1 = lag(armenia_spending, 1)) |>
  filter(!is.na(armenia_lag1) & !is.na(azerbaijan_spending))

# Calculate correlation
cor_val <- cor(arm_aze_lag$armenia_lag1, arm_aze_lag$azerbaijan_spending)

# -----------------------------------------------------------------------------
# Create Plot
# -----------------------------------------------------------------------------

ggplot(arm_aze_lag, aes(x = armenia_lag1, y = azerbaijan_spending)) +
  geom_point(aes(color = year), size = 3.5, alpha = 0.8) +
  geom_smooth(method = "lm", se = TRUE, color = "grey30", linetype = "dashed") +
  scale_color_viridis_c(name = "Year", option = "plasma") +
  scale_x_continuous(labels = label_number(suffix = "%")) +
  scale_y_continuous(labels = label_number(suffix = "%")) +
  labs(
    title = "Arms Race Dynamics: Armenia-Azerbaijan Lagged Relationship",
    subtitle = paste0(
      "Does Armenia's spending predict Azerbaijan's next-year response? (r = ",
      round(cor_val, 2), ")"
    ),
    x = "Armenia's Military Spending (% GDP, Previous Year)",
    y = "Azerbaijan's Military Spending (% GDP, Current Year)",
    caption = "Source: SIPRI Military Expenditure Database"
  ) +
  theme_grey(16) +
  theme(
    plot.title = element_text(face = "bold"),
    plot.subtitle = element_text(color = "grey40"),
    legend.position = "right"
  )
## ---- chunk 18
# -----------------------------------------------------------------------------
# Reverse: Does Azerbaijan's spending predict Armenia's response?
# -----------------------------------------------------------------------------

arm_aze_lag_reverse <- armenia_data |>
  inner_join(azerbaijan_data, by = "year") |>
  arrange(year) |>
  mutate(azerbaijan_lag1 = lag(azerbaijan_spending, 1)) |>
  filter(!is.na(azerbaijan_lag1) & !is.na(armenia_spending))

cor_val_reverse <- cor(arm_aze_lag_reverse$azerbaijan_lag1, 
                       arm_aze_lag_reverse$armenia_spending)

ggplot(arm_aze_lag_reverse, aes(x = azerbaijan_lag1, y = armenia_spending)) +
  geom_point(aes(color = year), size = 3.5, alpha = 0.8) +
  geom_smooth(method = "lm", se = TRUE, color = "grey30", linetype = "dashed") +
  scale_color_viridis_c(name = "Year", option = "plasma") +
  scale_x_continuous(labels = label_number(suffix = "%")) +
  scale_y_continuous(labels = label_number(suffix = "%")) +
  labs(
    title = "Arms Race Dynamics: Azerbaijan-Armenia Lagged Relationship",
    subtitle = paste0(
      "Does Azerbaijan's spending predict Armenia's next-year response? (r = ",
      round(cor_val_reverse, 2), ")"
    ),
    x = "Azerbaijan's Military Spending (% GDP, Previous Year)",
    y = "Armenia's Military Spending (% GDP, Current Year)",
    caption = "Source: SIPRI Military Expenditure Database"
  ) +
  theme_grey(16) +
  theme(
    plot.title = element_text(face = "bold"),
    plot.subtitle = element_text(color = "grey40"),
    legend.position = "right"
  )
